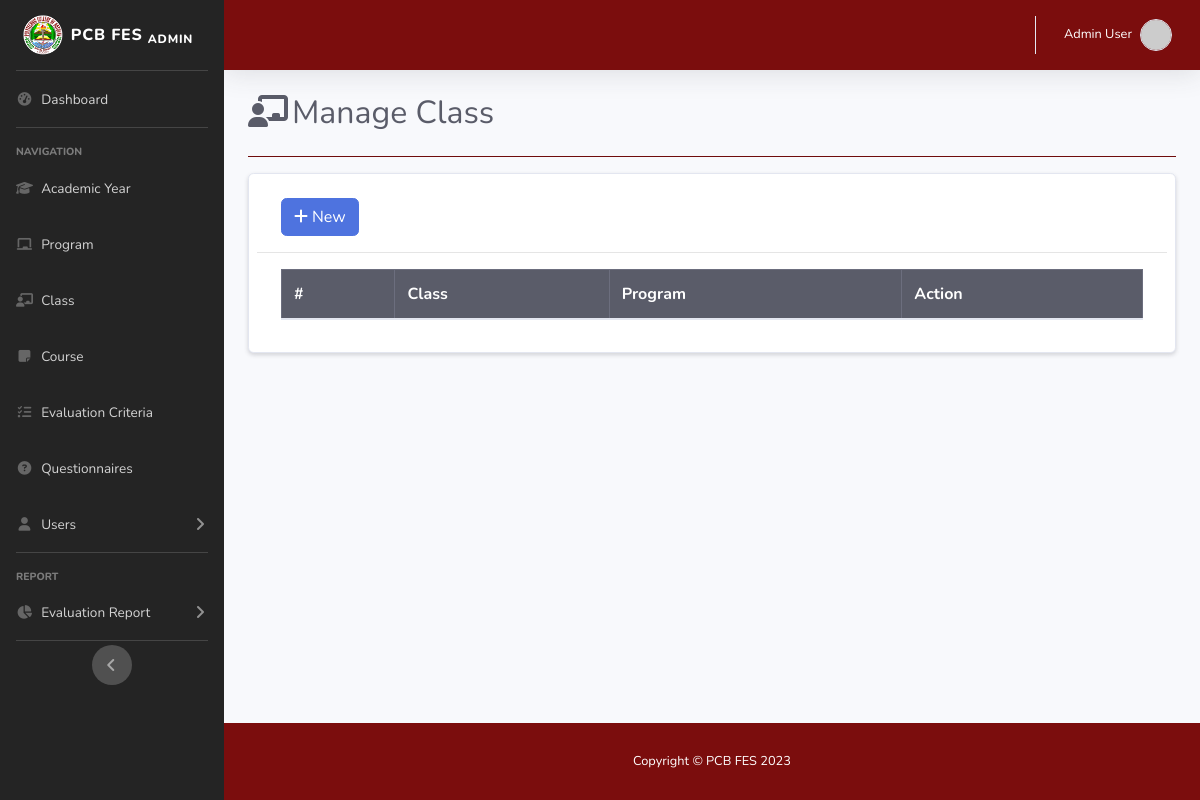
Page /admin/class.php (signed in) on the earlier database version.
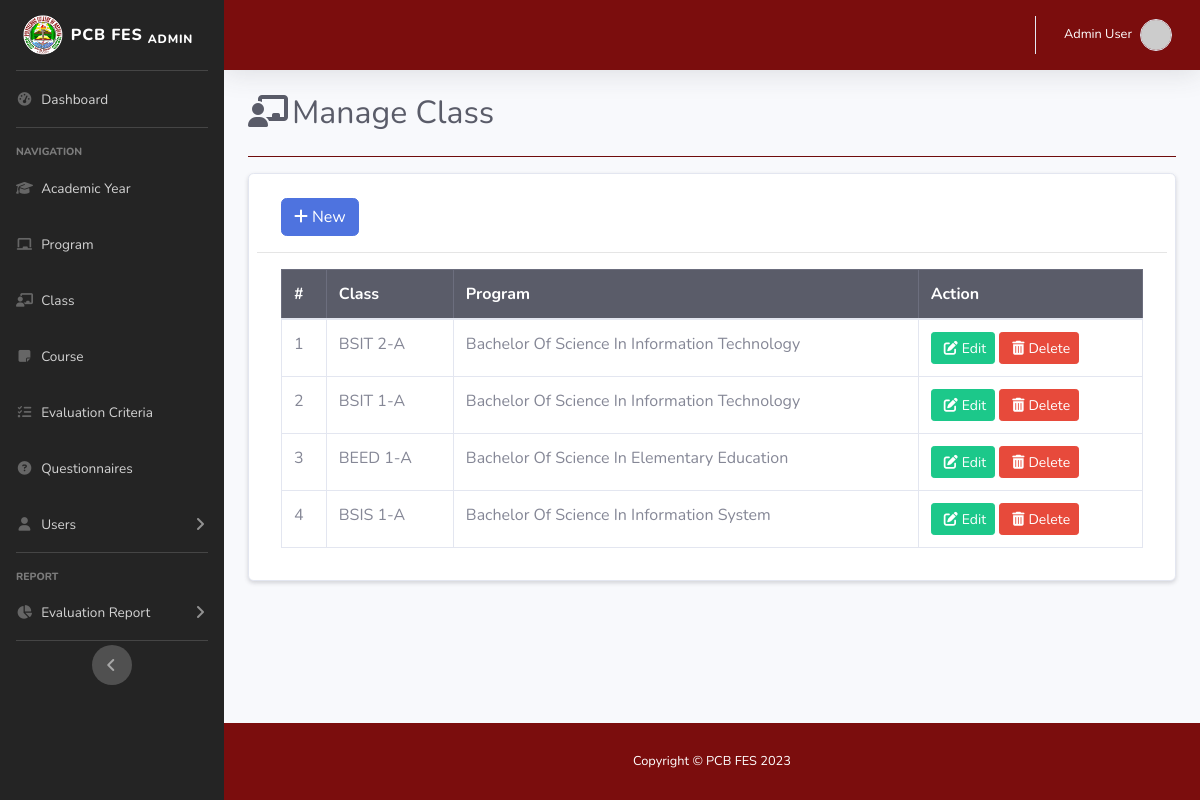
Same page on the later database version.
### tables this page shows
CREATE TABLE `class_tbl` (
  `class_id` int(11) NOT NULL,
  `program_id` int(11) NOT NULL,
  `program_code` varchar(20) NOT NULL,
  `program_name` varchar(255) NOT NULL,
  `level` int(2) NOT NULL,
  `section` varchar(2) NOT NULL
);

CREATE TABLE `program_tbl` (
  `program_id` int(11) NOT NULL,
  `program_code` varchar(20) NOT NULL,
  `program_name` varchar(255) NOT NULL,
  `department_id` int(11) NOT NULL
);

### admin/class.php (the view, shortened to what this page needs)
<!DOCTYPE html>
<html lang="en">
<head>
    <link rel="stylesheet" href="https://stackpath.bootstrapcdn.com/bootstrap/4.2.1/css/bootstrap.min.css">
    <link rel="stylesheet" href="https://cdn.datatables.net/1.10.18/css/dataTables.bootstrap4.min.css">
    <link href="../assets/vendor/fontawesome-free/css/all.min.css" rel="stylesheet" type="text/css">
    <link href="../assets/css/sb-admin-2.min.css" rel="stylesheet">
    <link href="../assets/css/custom.css" rel="stylesheet">
    <link rel="stylesheet" href="https://cdn.jsdelivr.net/npm/@sweetalert2/theme-borderless@5/borderless.css" />
</head>
<body id="page-top">
    <div id="wrapper">
            <?php include 'sidebar.php'; ?>
        <div id="content-wrapper" class="d-flex flex-column">
            <div id="content">
                    <?php include 'topbar.php'; ?>
                <div class="container-fluid justify-content-center">
                    <div class="d-sm-flex align-items-center justify-content-between mb-4">
                        <h1 class="h2 mb-0 text-gray-800"><i class="fas fa-fw fa-chalkboard-teacher mr-1"></i>Manage Class</h1>
                    </div>
                    <hr class="mb-3 bg-white1">
<div class="container card p-2 mb-4 shadow-sm">
    <div class="row">
        <div class="col-12 col-md-12">
            <div class="container mb-3 mt-3">
                <a href="#addnew" data-toggle="modal" class="btn btn-primary"><i class="fa-solid fa-plus mr-1"></i>New</a>
            </div>
            <hr>
            <div class="container mb-4">
                <table id="myTable" class="table table-bordered nowrap" style="width:100%">
                    <thead class="table-dark">
                        <th>#</th>
                        <th>Class</th>
                        <th>Program</th>
                        <th>Action</th>
                    </thead>
                    <tbody>
                        <?php
                            require '../db/dbconn.php';
                            $sql = "
                                    SELECT class_tbl.*, program_tbl.*
                                    FROM class_tbl
                                    INNER JOIN program_tbl ON class_tbl.program_id = program_tbl.program_id
                                    ORDER BY program_tbl.program_id
                                ";
                            $num = 1;
                            $query = mysqli_query($conn, $sql);
                            while($row = mysqli_fetch_assoc($query)){
                                echo
                                "<tr>
                                    <td>".$num."</td>
                                    <td>".$row['program_code']. " " .$row['level']. "-" .$row['section']."</td>
                                    <td>".$row['program_name']."</td>
                                    <td>
                                        <a href='#edit_".$row['class_id']."' class='btn btn-success btn-sm' data-toggle='modal'><i class='fa fa-pen-to-square m-1'></i>Edit</a>
                                        <a href='#delete_".$row['class_id']."' class='btn btn-danger btn-sm' data-toggle='modal'><i class='fa fa-trash m-1'></i>Delete</a>
                                    </td>
                                </tr>";
                            $num++;}
                        ?>
                    </tbody>
                </table>
            </div>
        </div>
    </div>
</div>
                </div>
            </div>
            <?php include 'footer.php'; ?>
        </div>
    </div>
</body>
</html>

### admin/sidebar.php (shortened to what this page needs)
<ul class="navbar-nav bg-gradient-dark1 sidebar sidebar-dark accordion" id="accordionSidebar">
    <a class="sidebar-brand d-flex align-items-center justify-content-center" href="index.html">
        <div class="sidebar-brand-icon">
            <img src="../assets/img/pcb.png" class="img-fluid">
        </div>
        <div class="sidebar-brand-text mx-2">PCB FES <sub>Admin</sub></div>
    </a>
    <hr class="sidebar-divider my-0">
    <li class="nav-item">
        <a class="nav-link" href="index.php">
            <i class="fas fa-fw fa-tachometer-alt"></i>
            <span>Dashboard</span></a>
    </li>
    <hr class="sidebar-divider">
    <div class="sidebar-heading">
        Navigation
    </div>
    <li class="nav-item">
        <a class="nav-link" href="acad_yr.php">
            <i class="fas fa-fw fa-graduation-cap"></i>
            <span>Academic Year</span></a>
    </li>
    <li class="nav-item">
        <a class="nav-link" href="program.php">
            <i class="fas fa-fw fa-chalkboard"></i>
            <span>Program</span></a>
    </li>
    <li class="nav-item">
        <a class="nav-link" href="class.php">
            <i class="fas fa-fw fa-chalkboard-teacher"></i>
            <span>Class</span></a>
    </li>
    <li class="nav-item">
        <a class="nav-link" href="course.php">
            <i class="fas fa-fw fa-sticky-note"></i>
            <span>Course</span></a>
    </li>
    <li class="nav-item">
        <a class="nav-link" href="criteria.php">
            <i class="fas fa-fw fa-tasks"></i>
            <span>Evaluation Criteria</span></a>
    </li>
    <li class="nav-item">
        <a class="nav-link" href="questionnaire.php">
            <i class="fas fa-fw fa-question-circle"></i>
            <span>Questionnaires</span></a>
    </li>
     <li class="nav-item">
        <a class="nav-link collapsed" href="#" data-toggle="collapse" data-target="#collapseUser"
            aria-expanded="true" aria-controls="collapseUtilities">
            <i class="fas fa-fw fa-user"></i>
            <span>Users</span>
        </a>
    </li>
    <hr class="sidebar-divider">
    <div class="sidebar-heading">
        Report
    </div>
    <li class="nav-item">
        <a class="nav-link collapsed" href="#" data-toggle="collapse" data-target="#collapseUtilities"
            aria-expanded="true" aria-controls="collapseUtilities">
            <i class="fas fa-fw fa-chart-pie"></i>
            <span>Evaluation Report</span>
        </a>
    </li>
    <hr class="sidebar-divider mb-1">
    <div class="text-center d-none d-md-inline">
        <button class="rounded-circle border-0" id="sidebarToggle"></button>
    </div>
</ul>

### admin/topbar.php (shortened to what this page needs)
                <nav class="navbar navbar-expand navbar-light bg-danger1 topbar mb-4 static-top shadow">
                    <ul class="navbar-nav ml-auto">
                        <li class="nav-item dropdown no-arrow">
<a class="nav-link dropdown-toggle" href="#" id="userDropdown" role="button"
   data-toggle="dropdown" aria-haspopup="true" aria-expanded="false">
   <?php
   $name = $_SESSION['name'];
   $avatarUrl = "https://ui-avatars.com/api/?name=" . urlencode($name) . "&size=48&rounded=true&background=random&color=fff";
   ?>
   <span class="mr-2 d-none d-lg-inline text-white small"><?php echo $name; ?></span>
   <img class="img-profile rounded-circle border"
        src="<?php echo $avatarUrl; ?>">
</a>
                        </li>
                    </ul>
                </nav>

### admin/footer.php
<footer class="sticky-footer bg-white1">
    <div class="container my-auto">
        <div class="copyright text-center my-auto">
            <span>Copyright &copy; PCB FES 2023</span>
        </div>
    </div>
</footer>

### assets/css/custom.css (style rules this page uses)
.bg-danger1 { background-color: #7b0d0d; }
.bg-gradient-dark1 { background-color: #242424; }
.bg-white1 { background-color: #7b0d0d; }
.copyright { color: white; }
.img-fluid { width: 40px; height: 40px; }

Differences in the rows shown:
added class_tbl: program.program_code "BSIT", level "2", section "A", program.program_name "Bachelor Of Science In Information Technology"
added class_tbl: program.program_code "BSIT", level "1", section "A", program.program_name "Bachelor Of Science In Information Technology"
added class_tbl: program.program_code "BEED", level "1", section "A", program.program_name "Bachelor Of Science In Elementary Education"
added class_tbl: program.program_code "BSIS", level "1", section "A", program.program_name "Bachelor Of Science In Information System"
